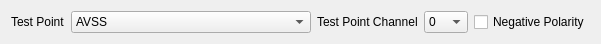
   <widget class="QWidget" name="layoutWidget">
    <property name="geometry">
     <rect>
      <x>20</x>
      <y>690</y>
      <width>601</width>
      <height>33</height>
     </rect>
    </property>
    <layout class="QHBoxLayout" name="horizontalLayout_29">
     <item>
      <widget class="QLabel" name="label_2">
       <property name="text">
        <string>Test Point</string>
       </property>
       <property name="buddy">
        <cstring>testPoint</cstring>
       </property>
      </widget>
     </item>
     <item>
      <widget class="QComboBox" name="testPoint">
       <property name="sizePolicy">
        <sizepolicy hsizetype="MinimumExpanding" vsizetype="Fixed">
         <horstretch>0</horstretch>
         <verstretch>0</verstretch>
        </sizepolicy>
       </property>
       <item>
        <property name="text">
         <string>AVSS</string>
        </property>
       </item>
       <item>
        <property name="text">
         <string>Lockout Pulse</string>
        </property>
       </item>
       <item>
        <property name="text">
         <string>Leading Edge Detector</string>
        </property>
       </item>
       <item>
        <property name="text">
         <string>Zero Crossing Detector</string>
        </property>
       </item>
       <item>
        <property name="text">
         <string>Oneshot Trigger</string>
        </property>
       </item>
      </widget>
     </item>
     <item>
      <widget class="QLabel" name="label_7">
       <property name="text">
        <string>Test Point Channel</string>
       </property>
       <property name="buddy">
        <cstring>testPointChannel</cstring>
       </property>
      </widget>
     </item>
     <item>
      <widget class="QComboBox" name="testPointChannel">
       <item>
        <property name="text">
         <string>0</string>
        </property>
       </item>
       <item>
        <property name="text">
         <string>1</string>
        </property>
       </item>
       <item>
        <property name="text">
         <string>2</string>
        </property>
       </item>
       <item>
        <property name="text">
         <string>3</string>
        </property>
       </item>
       <item>
        <property name="text">
         <string>4</string>
        </property>
       </item>
       <item>
        <property name="text">
         <string>5</string>
        </property>
       </item>
       <item>
        <property name="text">
         <string>6</string>
        </property>
       </item>
       <item>
        <property name="text">
         <string>7</string>
        </property>
       </item>
       <item>
        <property name="text">
         <string>8</string>
        </property>
       </item>
       <item>
        <property name="text">
         <string>9</string>
        </property>
       </item>
       <item>
        <property name="text">
         <string>10</string>
        </property>
       </item>
       <item>
        <property name="text">
         <string>11</string>
        </property>
       </item>
       <item>
        <property name="text">
         <string>12</string>
        </property>
       </item>
       <item>
        <property name="text">
         <string>13</string>
        </property>
       </item>
       <item>
        <property name="text">
         <string>14</string>
        </property>
       </item>
       <item>
        <property name="text">
         <string>15</string>
        </property>
       </item>
      </widget>
     </item>
     <item>
      <widget class="QCheckBox" name="negativePolarity">
       <property name="text">
        <string>Negative Polarity</string>
       </property>
      </widget>
     </item>
    </layout>
   </widget>
